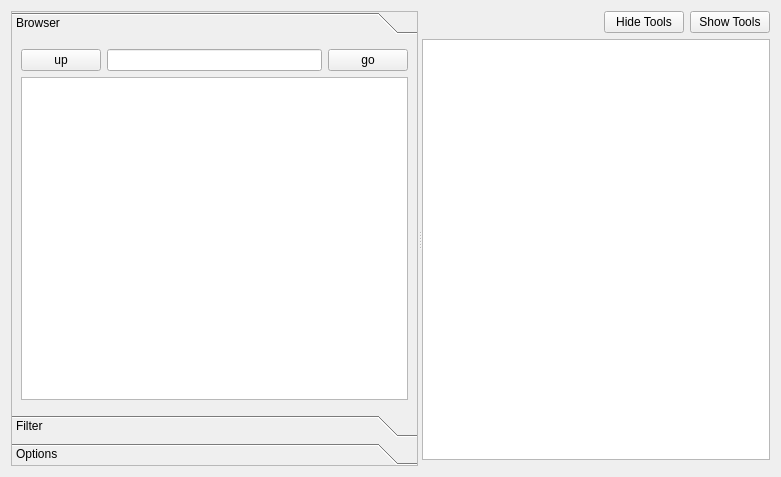
<?xml version="1.0" encoding="UTF-8"?>
<ui version="4.0">
 <class>ImagePanel</class>
 <widget class="QWidget" name="ImagePanel">
  <property name="geometry">
   <rect>
    <x>0</x>
    <y>0</y>
    <width>781</width>
    <height>477</height>
   </rect>
  </property>
  <layout class="QHBoxLayout" name="horizontalLayout_2">
   <item>
    <widget class="QSplitter" name="splitter">
     <property name="orientation">
      <enum>Qt::Horizontal</enum>
     </property>
     <widget class="QWidget" name="layoutWidget">
      <layout class="QVBoxLayout" name="browser_widget">
       <item>
        <widget class="QToolBox" name="toolbox">
         <property name="sizePolicy">
          <sizepolicy hsizetype="Expanding" vsizetype="Expanding">
           <horstretch>1</horstretch>
           <verstretch>0</verstretch>
          </sizepolicy>
         </property>
         <property name="frameShape">
          <enum>QFrame::StyledPanel</enum>
         </property>
         <property name="frameShadow">
          <enum>QFrame::Raised</enum>
         </property>
         <widget class="QWidget" name="browser_page">
          <property name="geometry">
           <rect>
            <x>0</x>
            <y>0</y>
            <width>424</width>
            <height>362</height>
           </rect>
          </property>
          <attribute name="label">
           <string>Browser</string>
          </attribute>
          <layout class="QVBoxLayout" name="verticalLayout">
           <item>
            <layout class="QHBoxLayout" name="horizontalLayout">
             <property name="topMargin">
              <number>0</number>
             </property>
             <item>
              <widget class="QPushButton" name="up_btn">
               <property name="sizePolicy">
                <sizepolicy hsizetype="Fixed" vsizetype="Fixed">
                 <horstretch>0</horstretch>
                 <verstretch>0</verstretch>
                </sizepolicy>
               </property>
               <property name="text">
                <string>up</string>
               </property>
              </widget>
             </item>
             <item>
              <widget class="QLineEdit" name="go_text"/>
             </item>
             <item>
              <widget class="QPushButton" name="go_button">
               <property name="text">
                <string>go</string>
               </property>
              </widget>
             </item>
            </layout>
           </item>
           <item>
            <widget class="QListView" name="browser">
             <property name="enabled">
              <bool>true</bool>
             </property>
            </widget>
           </item>
          </layout>
         </widget>
         <widget class="QWidget" name="filter_page">
          <property name="geometry">
           <rect>
            <x>0</x>
            <y>0</y>
            <width>424</width>
            <height>362</height>
           </rect>
          </property>
          <attribute name="label">
           <string>Filter</string>
          </attribute>
         </widget>
         <widget class="QWidget" name="options_page">
          <property name="geometry">
           <rect>
            <x>0</x>
            <y>0</y>
            <width>424</width>
            <height>362</height>
           </rect>
          </property>
          <attribute name="label">
           <string>Options</string>
          </attribute>
         </widget>
        </widget>
       </item>
      </layout>
     </widget>
     <widget class="QWidget" name="layoutWidget">
      <layout class="QVBoxLayout" name="verticalLayout_2">
       <item>
        <layout class="QHBoxLayout" name="menu_horiz">
         <property name="sizeConstraint">
          <enum>QLayout::SetDefaultConstraint</enum>
         </property>
         <item>
          <spacer name="horizontalSpacer">
           <property name="orientation">
            <enum>Qt::Horizontal</enum>
           </property>
           <property name="sizeHint" stdset="0">
            <size>
             <width>40</width>
             <height>20</height>
            </size>
           </property>
          </spacer>
         </item>
         <item>
          <widget class="QPushButton" name="hide_browser">
           <property name="sizePolicy">
            <sizepolicy hsizetype="Fixed" vsizetype="Fixed">
             <horstretch>0</horstretch>
             <verstretch>0</verstretch>
            </sizepolicy>
           </property>
           <property name="text">
            <string>Hide Tools</string>
           </property>
          </widget>
         </item>
         <item>
          <widget class="QPushButton" name="show_browser">
           <property name="sizePolicy">
            <sizepolicy hsizetype="Fixed" vsizetype="Fixed">
             <horstretch>0</horstretch>
             <verstretch>0</verstretch>
            </sizepolicy>
           </property>
           <property name="styleSheet">
            <string notr="true"/>
           </property>
           <property name="text">
            <string>Show Tools</string>
           </property>
          </widget>
         </item>
        </layout>
       </item>
       <item>
        <widget class="QGraphicsView" name="graphicsView"/>
       </item>
       <item>
        <widget class="QFrame" name="additional_frame">
         <property name="frameShape">
          <enum>QFrame::StyledPanel</enum>
         </property>
         <property name="frameShadow">
          <enum>QFrame::Raised</enum>
         </property>
        </widget>
       </item>
      </layout>
     </widget>
    </widget>
   </item>
  </layout>
 </widget>
 <resources/>
 <connections>
  <connection>
   <sender>hide_browser</sender>
   <signal>clicked()</signal>
   <receiver>toolbox</receiver>
   <slot>hide()</slot>
   <hints>
    <hint type="sourcelabel">
     <x>727</x>
     <y>24</y>
    </hint>
    <hint type="destinationlabel">
     <x>223</x>
     <y>359</y>
    </hint>
   </hints>
  </connection>
  <connection>
   <sender>show_browser</sender>
   <signal>clicked()</signal>
   <receiver>toolbox</receiver>
   <slot>show()</slot>
   <hints>
    <hint type="sourcelabel">
     <x>824</x>
     <y>24</y>
    </hint>
    <hint type="destinationlabel">
     <x>223</x>
     <y>359</y>
    </hint>
   </hints>
  </connection>
 </connections>
</ui>
